Frame 1 (no input): blank canvas, image omitted
Frame 60 (no input): blank canvas, image omitted
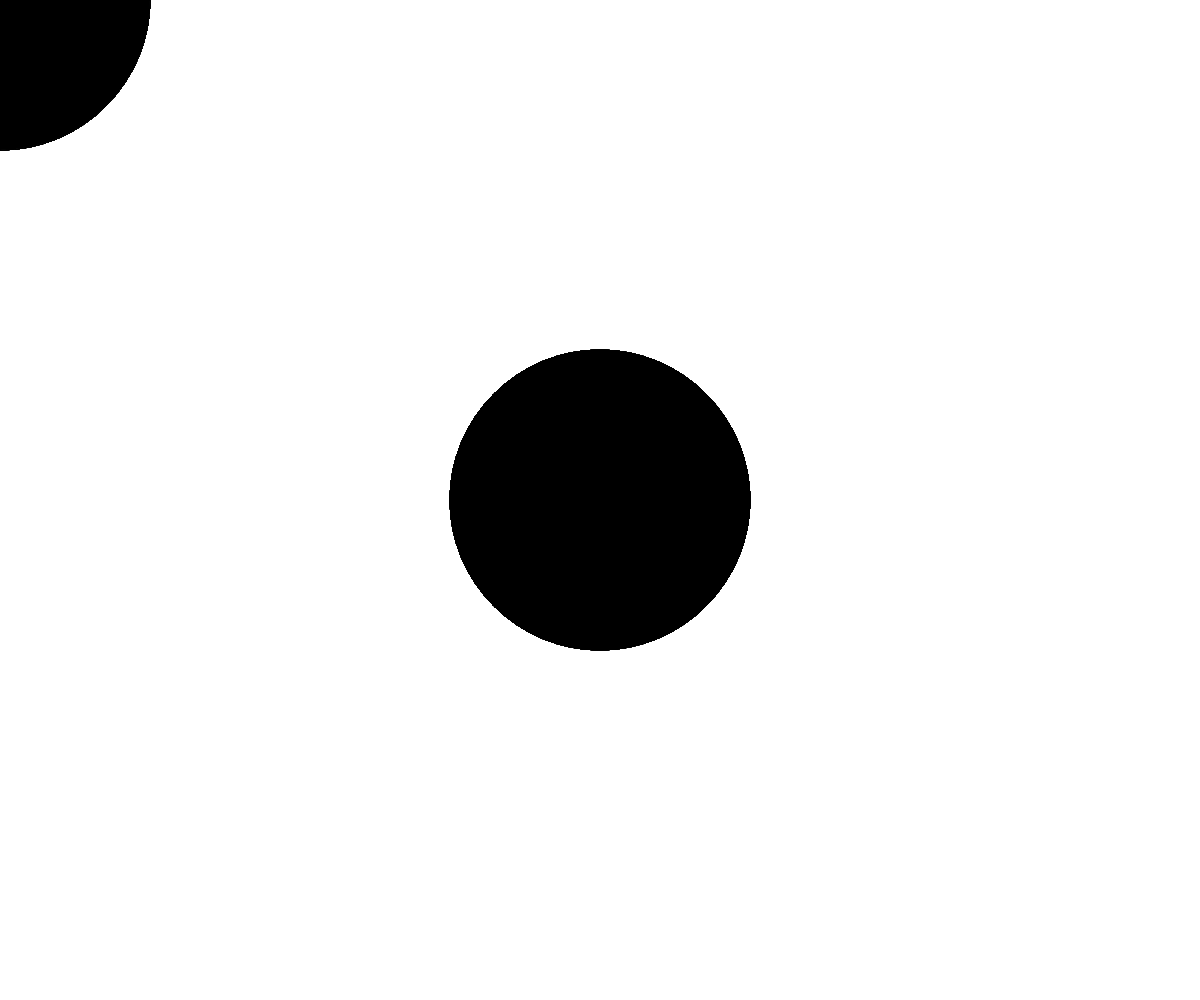
Frame 120 (the mouse pressed at the canvas centre since frame 60)

The p5.js sketch whose frames 1 and 60 were blank and that drew this single picture after the mouse press (run headless with seeded random() and noise() and a simulated clock; from frame 60 on, the mouse is pressed at the canvas centre):

// p5.js sketch
// ── sketch.js
var mic;
function windowResized() {
	console.log("windowResized");
	resizeCanvas(windowWidth,windowHeight);
}
function setup() {
	createCanvas(windowWidth,windowHeight);
	
}

function draw() {
  	if(mouseIsPressed){
  		fill(0);
  	}else{
  		fill(255);
  	}
  	ellipse(pmouseX,pmouseY,300,300);
}
